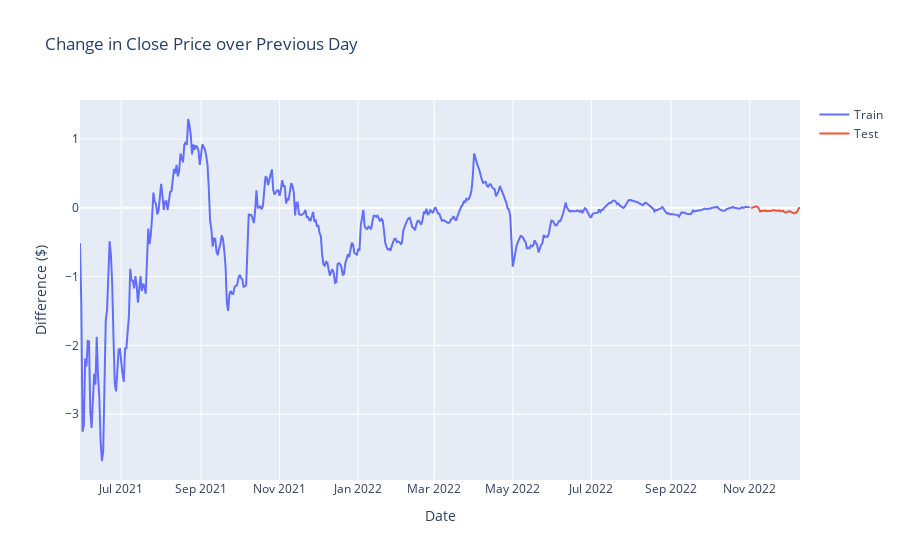

The code cell stored with this chart in its notebook:
### Markdown cell above
#### The chart below will graph the seasonal difference in the trend!

### Code cell
fig = go.Figure()
fig.add_trace(go.Scatter(x=train.index, y=train, mode='lines', name="Train"))
fig.add_trace(go.Scatter(x=test.index, y=test, mode='lines', name="Test"))
fig.update_layout(
    yaxis_title="Difference ($)", 
    xaxis_title="Date",
    title="Change in Close Price over Previous Day"
)
fig.show()

### Figure 1 — Plotly figure (JSON) as saved in the notebook; plotly's stock layout.template omitted (floating-point values rounded to 4 significant figures; data arrays with more than 128 entries replaced by an {"elided": "..."} marker saying what was removed)
{"data": [{"mode": "lines", "name": "Train", "type": "scatter", "x": {"elided": "521 str values"}, "y": {"elided": "521 float values"}}, {"mode": "lines", "name": "Test", "type": "scatter", "x": ["2022-11-02T00:00:00", "2022-11-03T00:00:00", "2022-11-04T00:00:00", "2022-11-05T00:00:00", "2022-11-06T00:00:00", "2022-11-07T00:00:00", "2022-11-08T00:00:00", "2022-11-09T00:00:00", "2022-11-10T00:00:00", "2022-11-11T00:00:00", "2022-11-12T00:00:00", "2022-11-13T00:00:00", "2022-11-14T00:00:00", "2022-11-15T00:00:00", "2022-11-16T00:00:00", "2022-11-17T00:00:00", "2022-11-18T00:00:00", "2022-11-19T00:00:00", "2022-11-20T00:00:00", "2022-11-21T00:00:00", "2022-11-22T00:00:00", "2022-11-23T00:00:00", "2022-11-24T00:00:00", "2022-11-25T00:00:00", "2022-11-26T00:00:00", "2022-11-27T00:00:00", "2022-11-28T00:00:00", "2022-11-29T00:00:00", "2022-11-30T00:00:00", "2022-12-01T00:00:00", "2022-12-02T00:00:00", "2022-12-03T00:00:00", "2022-12-04T00:00:00", "2022-12-05T00:00:00", "2022-12-06T00:00:00", "2022-12-07T00:00:00", "2022-12-08T00:00:00", "2022-12-09T00:00:00", "2022-12-10T00:00:00"], "y": [-0.005425, 0.0008208, 0.01064, 0.02064, 0.01922, 0.01143, -0.01066, -0.05255, -0.04697, -0.0451, -0.04277, -0.04159, -0.04882, -0.04272, -0.04704, -0.04897, -0.04365, -0.04052, -0.03469, -0.04465, -0.04427, -0.03627, -0.04061, -0.05079, -0.04796, -0.04586, -0.06676, -0.06945, -0.05775, -0.05965, -0.0495, -0.058, -0.07443, -0.08109, -0.07744, -0.07046, -0.05183, -0.008867, -0.0009708]}], "layout": {"title": {"text": "Change in Close Price over Previous Day"}, "xaxis": {"title": {"text": "Date"}}, "yaxis": {"title": {"text": "Difference ($)"}}}}
